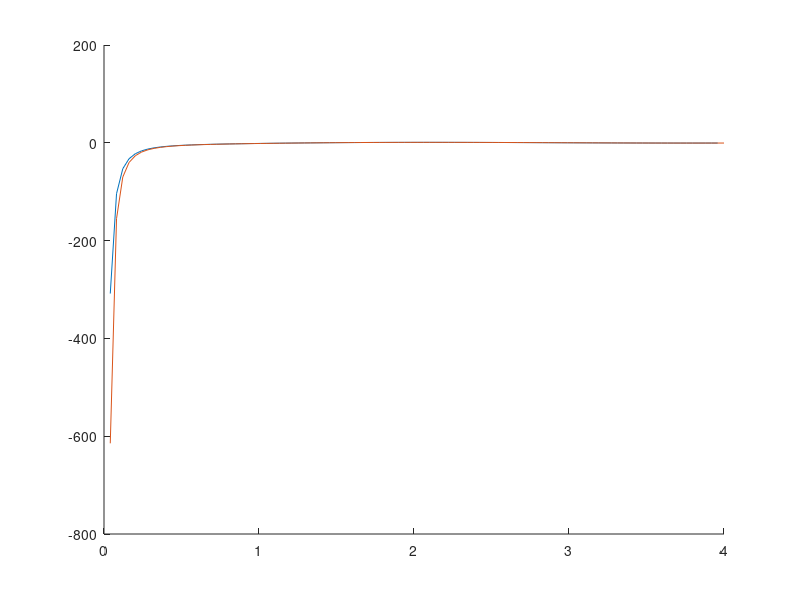

MATLAB code to generate this figure:
G = @(k, r) exp(1i*k*sqrt(sum(r.^2, 2)))./sqrt(sum(r.^2, 2));

r0 = [2, 0, 0];

k = 2;
dx = 0.01;

derivNum = (G(k, r0+[dx, 0, 0]) - G(k, r0))/dx;


derivTeo = exp(1i*k*norm(r0))/norm(r0)^2*r0(1)*(1i*k - 1/norm(r0));


f = @(k,x) exp(1i*k*x)./x;

x = linspace(0,4,100);

y = f(k,x);

dxNum = diff(y)/(x(2)-x(1));
dxTeo = exp(1i*k*x)./x.*(1i*k - 1./x);

ax = axes(figure, 'NextPlot', 'Add');
plot(ax, x(1:end-1), real(dxNum))
plot(ax, x, real(dxTeo))


% Segunda derivada
k = 2;
r0 = [1e-1 0 0];
dx = 1e-6; dy = 1e-6; dz = 1e-6;

% Respecto a X
r = repmat(r0, 3, 1) + [[0; dx; 2*dx], zeros(3, 2)];
valuesX = G(k, r);
dx2 = (valuesX(3) - valuesX(2)*2 + valuesX(1))/dx^2;

% Respecto a Y
r = repmat(r0, 3, 1) + [zeros(3, 1), [0; dy; 2*dy], zeros(3, 1)];
valuesX = G(k, r);
dy2 = (valuesX(3) - valuesX(2)*2 + valuesX(1))/dy^2;

% Respecto a Z
r = repmat(r0, 3, 1) + [zeros(3, 2), [0; dz; 2*dz]];
valuesX = G(k, r);
dz2 = (valuesX(3) - valuesX(2)*2 + valuesX(1))/dz^2;

laplaciano = dx2 + dy2 + dz2;

laplaciano + k^2*G(k,r0) % == 0 en el caso ideal

dx2Teo = @(k, r) exp(1i*k*sqrt(sum(r.^2, 2))).*((1i*k - 1./sqrt(sum(r.^2, 2)))*(1./sum(r.^2, 2) + 1i*k*r(:,1).^2./sqrt(sum(r.^2, 2)).^3 - 2*r(:,1).^2./sqrt(sum(r.^2, 2)).^4) + r(:,1).^2./sqrt(sum(r.^2, 2)).^5);
dy2Teo = @(k, r) exp(1i*k*sqrt(sum(r.^2, 2))).*((1i*k - 1./sqrt(sum(r.^2, 2)))*(1./sum(r.^2, 2) + 1i*k*r(:,2).^2./sqrt(sum(r.^2, 2)).^3 - 2*r(:,2).^2./sqrt(sum(r.^2, 2)).^4) + r(:,2).^2./sqrt(sum(r.^2, 2)).^5);
dz2Teo = @(k, r) exp(1i*k*sqrt(sum(r.^2, 2))).*((1i*k - 1./sqrt(sum(r.^2, 2)))*(1./sum(r.^2, 2) + 1i*k*r(:,3).^2./sqrt(sum(r.^2, 2)).^3 - 2*r(:,3).^2./sqrt(sum(r.^2, 2)).^4) + r(:,3).^2./sqrt(sum(r.^2, 2)).^5);

laplacianoTeoCalc = dx2Teo(k,r0) + dy2Teo(k,r0) + dz2Teo(k,r0);
laplacianoTeoCalc + k^2*G(k,r0)

laplacianoTeo = @(k, r) -k^2*exp(1i*k*sqrt(sum(r.^2, 2)))./sqrt(sum(r.^2, 2));
laplacianoTeo(k,r0)

laplacianoTeo(k,r0) + k^2*G(k,r0)




secondDerivTeo = @(k, r) exp(1i*k*norm(r))./(norm(r).^2).*((1i*k-1./norm(r)).*(1i*k*r(:,1).^2./norm(r) - 2*r(:,1).^2./(norm(r).^2) + 1) + r(:,1).^2./norm(r).^3);
secondDerivNum = diff(y, 2)/(x(2)-x(1))^2;

secondDerivTeo(k, r0)


